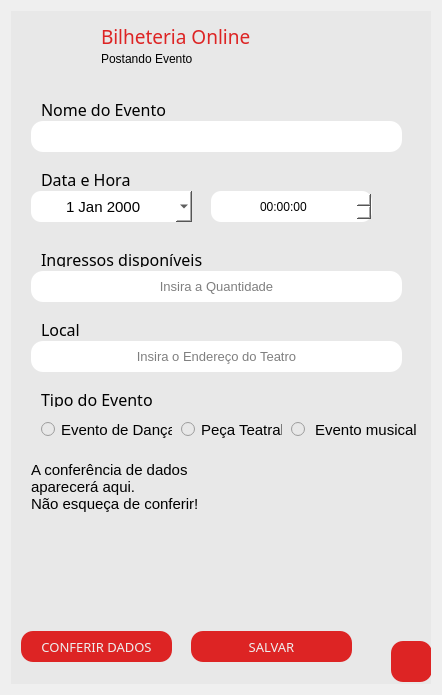
<?xml version="1.0" encoding="UTF-8"?>
<ui version="4.0">
 <class>Form</class>
 <widget class="QWidget" name="Form">
  <property name="geometry">
   <rect>
    <x>0</x>
    <y>0</y>
    <width>442</width>
    <height>695</height>
   </rect>
  </property>
  <property name="windowTitle">
   <string>Postanto Evento</string>
  </property>
  <layout class="QGridLayout" name="gridLayout">
   <item row="0" column="0">
    <widget class="QFrame" name="frame">
     <property name="styleSheet">
      <string notr="true">background-color: rgb(232, 232, 232);</string>
     </property>
     <property name="frameShape">
      <enum>QFrame::NoFrame</enum>
     </property>
     <property name="frameShadow">
      <enum>QFrame::Raised</enum>
     </property>
     <widget class="QPushButton" name="bt_postarEvento">
      <property name="enabled">
       <bool>true</bool>
      </property>
      <property name="geometry">
       <rect>
        <x>180</x>
        <y>620</y>
        <width>161</width>
        <height>31</height>
       </rect>
      </property>
      <property name="font">
       <font>
        <family>Arial Rounded MT Bold</family>
        <pointsize>10</pointsize>
        <weight>50</weight>
        <bold>false</bold>
       </font>
      </property>
      <property name="cursor">
       <cursorShape>PointingHandCursor</cursorShape>
      </property>
      <property name="styleSheet">
       <string notr="true">QPushButton{
	background-color: rgba(221, 33, 33, 0.99);
	border-radius: 12px;
	color: rgb(238, 238, 238);
}

QPushButton:hover{
	background-color: rgb(255, 206, 137);
	border-radius: 12px;
	color: rgb(100, 76, 47);
}
</string>
      </property>
      <property name="text">
       <string>SALVAR</string>
      </property>
     </widget>
     <widget class="QLabel" name="tck">
      <property name="geometry">
       <rect>
        <x>20</x>
        <y>10</y>
        <width>51</width>
        <height>31</height>
       </rect>
      </property>
      <property name="styleSheet">
       <string notr="true"/>
      </property>
      <property name="text">
       <string/>
      </property>
      <property name="pixmap">
       <pixmap>../imgs/tickets.png</pixmap>
      </property>
      <property name="scaledContents">
       <bool>true</bool>
      </property>
     </widget>
     <widget class="QLineEdit" name="nomeEvento">
      <property name="geometry">
       <rect>
        <x>20</x>
        <y>110</y>
        <width>371</width>
        <height>31</height>
       </rect>
      </property>
      <property name="font">
       <font>
        <pointsize>10</pointsize>
       </font>
      </property>
      <property name="styleSheet">
       <string notr="true">background-color: rgb(255, 255, 255);
border-radius: 12px;
border: none;</string>
      </property>
      <property name="alignment">
       <set>Qt::AlignCenter</set>
      </property>
     </widget>
     <widget class="QPushButton" name="bt_voltar">
      <property name="enabled">
       <bool>true</bool>
      </property>
      <property name="geometry">
       <rect>
        <x>380</x>
        <y>630</y>
        <width>41</width>
        <height>41</height>
       </rect>
      </property>
      <property name="font">
       <font>
        <pointsize>10</pointsize>
        <weight>75</weight>
        <bold>true</bold>
       </font>
      </property>
      <property name="cursor">
       <cursorShape>PointingHandCursor</cursorShape>
      </property>
      <property name="styleSheet">
       <string notr="true">QPushButton{
	background-color: rgba(221, 33, 33, 0.99);
	border-radius: 12px;
	color: rgb(238, 238, 238);
}

QPushButton:hover{
	background-color: rgb(255, 206, 137);
	border-radius: 12px;
	color: rgb(100, 76, 47);
}
</string>
      </property>
      <property name="text">
       <string/>
      </property>
      <property name="icon">
       <iconset>
        <normaloff>../imgs/voltar.png</normaloff>../imgs/voltar.png</iconset>
      </property>
      <property name="iconSize">
       <size>
        <width>25</width>
        <height>25</height>
       </size>
      </property>
     </widget>
     <widget class="QFrame" name="Topo">
      <property name="geometry">
       <rect>
        <x>80</x>
        <y>0</y>
        <width>341</width>
        <height>61</height>
       </rect>
      </property>
      <property name="styleSheet">
       <string notr="true">border: none;</string>
      </property>
      <property name="frameShape">
       <enum>QFrame::StyledPanel</enum>
      </property>
      <property name="frameShadow">
       <enum>QFrame::Raised</enum>
      </property>
      <widget class="QLabel" name="infoText">
       <property name="geometry">
        <rect>
         <x>10</x>
         <y>40</y>
         <width>201</width>
         <height>16</height>
        </rect>
       </property>
       <property name="font">
        <font>
         <pointsize>9</pointsize>
        </font>
       </property>
       <property name="text">
        <string>Postando Evento</string>
       </property>
      </widget>
      <widget class="QLabel" name="bilheteriaText">
       <property name="geometry">
        <rect>
         <x>10</x>
         <y>10</y>
         <width>161</width>
         <height>31</height>
        </rect>
       </property>
       <property name="font">
        <font>
         <family>Arial Unicode MS</family>
         <pointsize>14</pointsize>
        </font>
       </property>
       <property name="styleSheet">
        <string notr="true">border: none;
color: rgba(221, 33, 33, 0.99);</string>
       </property>
       <property name="text">
        <string>Bilheteria Online</string>
       </property>
      </widget>
     </widget>
     <widget class="QLineEdit" name="qtd_Ingressos">
      <property name="geometry">
       <rect>
        <x>20</x>
        <y>260</y>
        <width>371</width>
        <height>31</height>
       </rect>
      </property>
      <property name="font">
       <font>
        <pointsize>10</pointsize>
       </font>
      </property>
      <property name="styleSheet">
       <string notr="true">background-color: rgb(255, 255, 255);
border-radius: 12px;
border: none;</string>
      </property>
      <property name="alignment">
       <set>Qt::AlignCenter</set>
      </property>
      <property name="placeholderText">
       <string>Insira a Quantidade</string>
      </property>
     </widget>
     <widget class="QLabel" name="label">
      <property name="geometry">
       <rect>
        <x>30</x>
        <y>90</y>
        <width>211</width>
        <height>16</height>
       </rect>
      </property>
      <property name="font">
       <font>
        <family>Arial Rounded MT Bold</family>
        <pointsize>12</pointsize>
       </font>
      </property>
      <property name="text">
       <string>Nome do Evento</string>
      </property>
     </widget>
     <widget class="QLabel" name="label_2">
      <property name="geometry">
       <rect>
        <x>30</x>
        <y>160</y>
        <width>211</width>
        <height>16</height>
       </rect>
      </property>
      <property name="font">
       <font>
        <family>Arial Rounded MT Bold</family>
        <pointsize>12</pointsize>
       </font>
      </property>
      <property name="text">
       <string>Data e Hora</string>
      </property>
     </widget>
     <widget class="QLabel" name="label_3">
      <property name="geometry">
       <rect>
        <x>30</x>
        <y>240</y>
        <width>211</width>
        <height>16</height>
       </rect>
      </property>
      <property name="font">
       <font>
        <family>Arial Rounded MT Bold</family>
        <pointsize>12</pointsize>
       </font>
      </property>
      <property name="text">
       <string>Ingressos disponíveis</string>
      </property>
     </widget>
     <widget class="QLabel" name="label_4">
      <property name="geometry">
       <rect>
        <x>30</x>
        <y>310</y>
        <width>211</width>
        <height>16</height>
       </rect>
      </property>
      <property name="font">
       <font>
        <family>Arial Rounded MT Bold</family>
        <pointsize>12</pointsize>
       </font>
      </property>
      <property name="text">
       <string>Local</string>
      </property>
     </widget>
     <widget class="QRadioButton" name="tipoDanca">
      <property name="geometry">
       <rect>
        <x>30</x>
        <y>410</y>
        <width>131</width>
        <height>17</height>
       </rect>
      </property>
      <property name="font">
       <font>
        <family>Arial</family>
        <pointsize>11</pointsize>
       </font>
      </property>
      <property name="text">
       <string>Evento de Dança</string>
      </property>
     </widget>
     <widget class="QLabel" name="label_5">
      <property name="geometry">
       <rect>
        <x>30</x>
        <y>380</y>
        <width>211</width>
        <height>16</height>
       </rect>
      </property>
      <property name="font">
       <font>
        <family>Arial Rounded MT Bold</family>
        <pointsize>12</pointsize>
       </font>
      </property>
      <property name="text">
       <string>Tipo do Evento</string>
      </property>
     </widget>
     <widget class="QLineEdit" name="localEvento">
      <property name="geometry">
       <rect>
        <x>20</x>
        <y>330</y>
        <width>371</width>
        <height>31</height>
       </rect>
      </property>
      <property name="font">
       <font>
        <pointsize>10</pointsize>
       </font>
      </property>
      <property name="styleSheet">
       <string notr="true">background-color: rgb(255, 255, 255);
border-radius: 12px;
border: none;</string>
      </property>
      <property name="alignment">
       <set>Qt::AlignCenter</set>
      </property>
      <property name="placeholderText">
       <string>Insira o Endereço do Teatro</string>
      </property>
     </widget>
     <widget class="QRadioButton" name="tipoMusical">
      <property name="geometry">
       <rect>
        <x>280</x>
        <y>410</y>
        <width>131</width>
        <height>17</height>
       </rect>
      </property>
      <property name="font">
       <font>
        <family>Arial</family>
        <pointsize>11</pointsize>
       </font>
      </property>
      <property name="text">
       <string> Evento musical</string>
      </property>
     </widget>
     <widget class="QRadioButton" name="tipoPeca">
      <property name="geometry">
       <rect>
        <x>170</x>
        <y>410</y>
        <width>101</width>
        <height>17</height>
       </rect>
      </property>
      <property name="font">
       <font>
        <family>Arial</family>
        <pointsize>11</pointsize>
       </font>
      </property>
      <property name="text">
       <string>Peça Teatral</string>
      </property>
     </widget>
     <widget class="QDateEdit" name="dataEvento">
      <property name="geometry">
       <rect>
        <x>20</x>
        <y>180</y>
        <width>161</width>
        <height>31</height>
       </rect>
      </property>
      <property name="font">
       <font>
        <pointsize>11</pointsize>
       </font>
      </property>
      <property name="styleSheet">
       <string notr="true">background-color: rgb(255, 255, 255);
border-radius: 10px;
border: none;</string>
      </property>
      <property name="alignment">
       <set>Qt::AlignCenter</set>
      </property>
      <property name="maximumDate">
       <date>
        <year>9999</year>
        <month>12</month>
        <day>31</day>
       </date>
      </property>
      <property name="calendarPopup">
       <bool>true</bool>
      </property>
     </widget>
     <widget class="QTimeEdit" name="horaEvento">
      <property name="geometry">
       <rect>
        <x>200</x>
        <y>180</y>
        <width>161</width>
        <height>31</height>
       </rect>
      </property>
      <property name="styleSheet">
       <string notr="true">background-color: rgb(255, 255, 255);
border-radius: 10px;
border: none;</string>
      </property>
      <property name="alignment">
       <set>Qt::AlignCenter</set>
      </property>
      <property name="calendarPopup">
       <bool>false</bool>
      </property>
      <property name="time">
       <time>
        <hour>0</hour>
        <minute>0</minute>
        <second>0</second>
       </time>
      </property>
     </widget>
     <widget class="QLabel" name="imagem">
      <property name="geometry">
       <rect>
        <x>290</x>
        <y>460</y>
        <width>101</width>
        <height>101</height>
       </rect>
      </property>
      <property name="text">
       <string/>
      </property>
      <property name="scaledContents">
       <bool>true</bool>
      </property>
      <property name="alignment">
       <set>Qt::AlignCenter</set>
      </property>
     </widget>
     <widget class="QPushButton" name="bt_confereEvento">
      <property name="enabled">
       <bool>true</bool>
      </property>
      <property name="geometry">
       <rect>
        <x>10</x>
        <y>620</y>
        <width>151</width>
        <height>31</height>
       </rect>
      </property>
      <property name="font">
       <font>
        <family>Arial Rounded MT Bold</family>
        <pointsize>10</pointsize>
        <weight>50</weight>
        <bold>false</bold>
       </font>
      </property>
      <property name="cursor">
       <cursorShape>PointingHandCursor</cursorShape>
      </property>
      <property name="styleSheet">
       <string notr="true">QPushButton{
	background-color: rgba(221, 33, 33, 0.99);
	border-radius: 12px;
	color: rgb(238, 238, 238);
}

QPushButton:hover{
	background-color: rgb(255, 206, 137);
	border-radius: 12px;
	color: rgb(100, 76, 47);
}
</string>
      </property>
      <property name="text">
       <string>CONFERIR DADOS</string>
      </property>
     </widget>
     <widget class="QLabel" name="descricao">
      <property name="geometry">
       <rect>
        <x>20</x>
        <y>450</y>
        <width>251</width>
        <height>111</height>
       </rect>
      </property>
      <property name="font">
       <font>
        <family>Arial</family>
        <pointsize>11</pointsize>
       </font>
      </property>
      <property name="text">
       <string>&lt;html&gt;&lt;head/&gt;&lt;body&gt;&lt;p&gt;A conferência de dados &lt;br/&gt;aparecerá aqui. &lt;br/&gt;Não esqueça de conferir!&lt;/p&gt;&lt;/body&gt;&lt;/html&gt;</string>
      </property>
      <property name="alignment">
       <set>Qt::AlignLeading|Qt::AlignLeft|Qt::AlignTop</set>
      </property>
     </widget>
     <widget class="QLabel" name="texto_erro">
      <property name="geometry">
       <rect>
        <x>0</x>
        <y>580</y>
        <width>421</width>
        <height>20</height>
       </rect>
      </property>
      <property name="font">
       <font>
        <family>Arial</family>
        <pointsize>10</pointsize>
        <italic>true</italic>
       </font>
      </property>
      <property name="styleSheet">
       <string notr="true">color: rgba(221, 33, 33, 0.99);</string>
      </property>
      <property name="text">
       <string/>
      </property>
      <property name="alignment">
       <set>Qt::AlignCenter</set>
      </property>
     </widget>
     <zorder>descricao</zorder>
     <zorder>tipoDanca</zorder>
     <zorder>tipoPeca</zorder>
     <zorder>label</zorder>
     <zorder>tck</zorder>
     <zorder>bt_postarEvento</zorder>
     <zorder>nomeEvento</zorder>
     <zorder>bt_voltar</zorder>
     <zorder>Topo</zorder>
     <zorder>qtd_Ingressos</zorder>
     <zorder>label_2</zorder>
     <zorder>label_3</zorder>
     <zorder>label_4</zorder>
     <zorder>label_5</zorder>
     <zorder>localEvento</zorder>
     <zorder>tipoMusical</zorder>
     <zorder>dataEvento</zorder>
     <zorder>horaEvento</zorder>
     <zorder>imagem</zorder>
     <zorder>bt_confereEvento</zorder>
     <zorder>texto_erro</zorder>
    </widget>
   </item>
  </layout>
 </widget>
 <resources>
  <include location="../../test.qrc"/>
 </resources>
 <connections/>
</ui>
